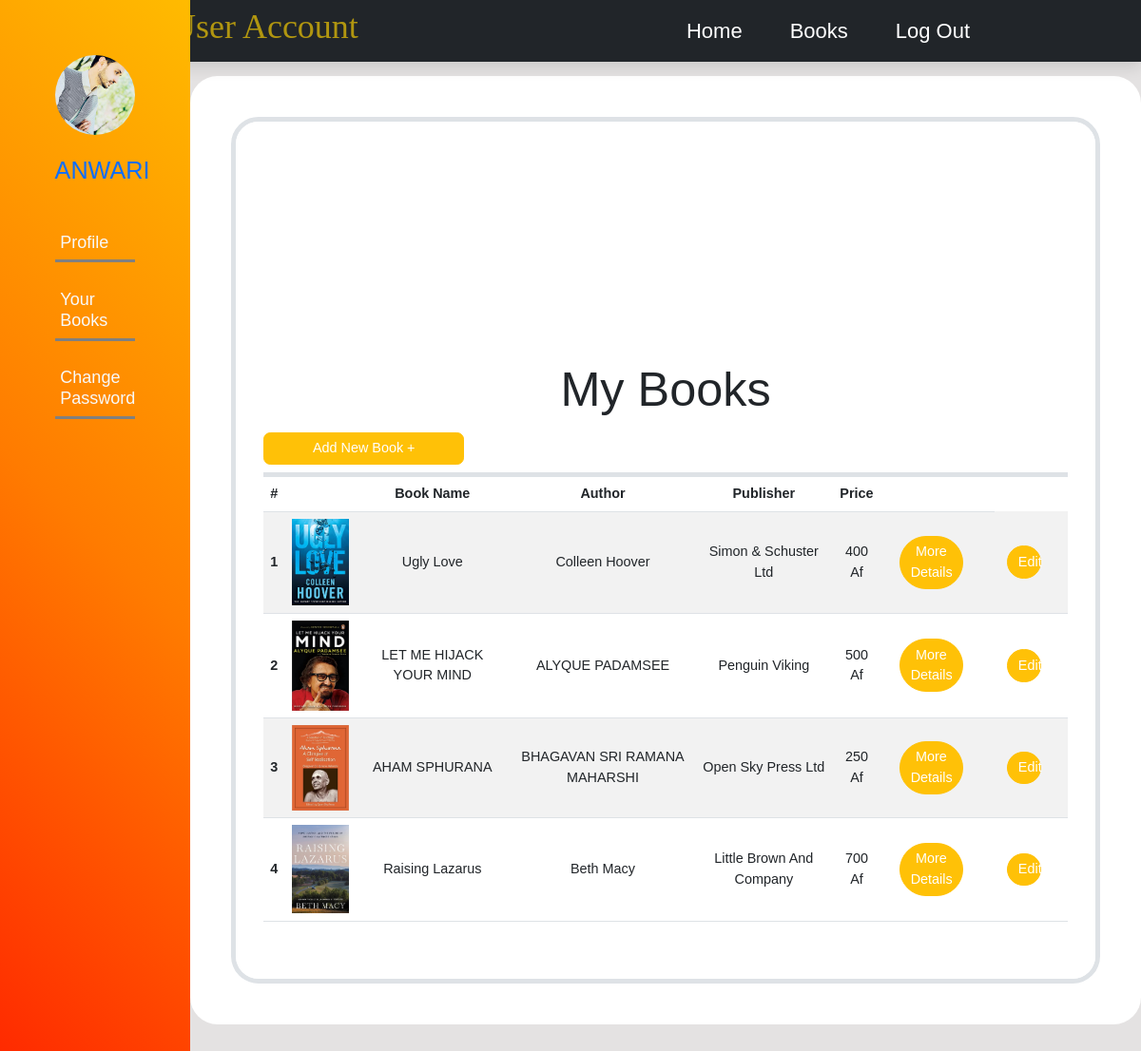
/user/my-books (signed in), run on the app's committed database.
### bookstore_account/models.py (models this page shows, shortened)
class user_profile(models.Model):
  user = models.OneToOneField(User, null=True, on_delete=models.CASCADE)
  city = models.CharField(max_length=100, blank=True, null=True)
  address = models.CharField(max_length=500, blank=True, null=True)
  gender = models.CharField(max_length=10,default='Male')
  phone_num = models.CharField(max_length=15, blank=True, null=True)
  whatsapp_num = models.CharField(max_length=15, blank=True, null=True)
  profile_pic = models.ImageField(default='default.jpg', upload_to=upload_image_path)

### bookstore_products/models.py (models this page shows, shortened)
class Book(models.Model):
    user = models.ForeignKey(User, on_delete=models.CASCADE, null=True)
    title = models.CharField(max_length=150)
    description = models.TextField()
    Author = models.CharField(max_length=150, null=True)
    publisher = models.CharField(max_length=150, null=True)
    language = models.CharField(max_length=150, blank=True, null=True)
    edition = models.CharField(max_length=150, blank=True, null=True)
    Date = models.DateTimeField(null=True)
    price = models.IntegerField()
    category = models.ManyToManyField(bookCategory, blank=True,)
    image = models.ImageField(
        upload_to=upload_image_path, null=True, blank=True)
    active = models.BooleanField(default=True)
    visit_count = models.IntegerField(default=0)
    objects = productManager()
    def get_absolute_url(self):
        return f'/books/{self.id}/{self.title.replace(" ", "-")}'

### bookstore_account/views.py (the view)
# urls.py: path('user/my-books',myBooks),
@login_required(login_url='/login')
def myBooks(request):
    user_id = request.user.id
    user = User.objects.get(id=user_id)
    books = Book.objects.filter(user=user)
    return render(request, './my_books.html', {'books':books})

### bookstore_account/templates/my_books.html (shortened to what this page needs)
{% extends '_main_profile.html' %} {% block content %}
    <div class="bg-white border border-5 rounded-5">
      <div class="bg-white p-2 m-4 rounded-5 h-100 " id="books">
        <header class="wishlist-header d-flex flex-column justify-content-center align-items-center mt-5">
          <lord-icon src="https://cdn.lordicon.com/hursldrn.json" trigger="loop" delay="50"
            colors="primary:#242424,secondary:#e8b730" state="loop" style="width:180px;height:180px">
          </lord-icon>
          <h1 class="display-4">My Books</h1>
        </header>
        <a href="/sell-book">
          <button class="w-25 btn btn-warning text-white btn-block rounded-3 my-2">Add New Book +</button>
        </a>
        <div class="table-contain">
          {% if books|length > 0 %}
          <div class="border-top border-5 border-rounded">
            <table class="table table-striped wishlist-table">
              <thead>
                <tr class="text-center">
                  <th scope="col">#</th>
                  <th scope="col" class="table-pic"></th>
                  <th scope="col">Book Name</th>
                  <th scope="col">Author</th>
                  <th scope="col">Publisher</th>
                  <th scope="col">Price</th>
                  <th scope="col"></th>
                  <th scope="col"></th>
                </tr>
              </thead>
              <tbody>
                {% for book in books %}
                <tr class="text-center align-middle">
                  <th scope="row">{{ forloop.counter }}</th>
                  <td><img src="{{ book.image.url }}" class="img-fluid" width="100px" height="100px" alt="">
                  </td>
                  <td>{{ book.title }}</td>
                  <td>{{ book.Author }}</td>
                  <td>{{ book.publisher }}</td>
                  <td>{{ book.price }} Af</td>
                  <td><a href="{{ book.get_absolute_url }}"><button
                        class="w-75 btn btn-warning text-white btn-block rounded-5">More Details</button></a></td>
                  <td>
                  <td><a href="/edit-my-book/{{ book.id }}"><button
                        class="w-75 btn btn-warning text-white btn-block rounded-5">Edit</button></a></td>
                  <td>
                  </td>
                </tr>
                {% endfor %}
              </tbody>
            </table>
            {% else %}
            <div class="alert alert-warning">
              <p>You have no books</p>
            </div>
            {% endif %}
          </div>
        </div>
      </div>
    </div>
  </div>
{% endblock %}

### bookstore_account/templates/_main_profile.html (shortened to what this page needs)
{% load static %}
<!DOCTYPE html>
<html lang="en">
<head>
  <link rel="stylesheet" href="{% static 'bootstrap/css/bootstrap.min.css' %}" />
  <link rel="stylesheet" href="{% static 'styles/css/user_style.css' %}">
  <link rel="stylesheet" href="{% static 'styles/fonts-6/css/all.css' %}" />
  <link rel="stylesheet" href="{% static 'styles/css/fonts.css' %}" />
</head>
<body>
  <div class="row top-nav">
    <nav class="d-flex justify-content-around align-items-center px-5 py-2 gap-4 nav-bar bg-dark">
      <h1 class="h1 nav-brand">User Account</h1>
      <div class="menu d-flex">
        <a href="/" class="d-flex align-items-center justify-content-center text-white"><lord-icon
            src="https://cdn.lordicon.com/kxoxiwrf.json" trigger="loop-on-hover" delay="40"
            colors="primary:#545454,secondary:#c79816" style="width:50px;height:50px">
          </lord-icon><label for="logout">Home</label></a>
        <a href="/books" class="d-flex align-items-center justify-content-center text-white"><lord-icon
            src="https://cdn.lordicon.com/hursldrn.json" trigger="morph" delay="40"
            colors="primary:#e8b730,secondary:#545454" style="width:50px;height:50px">
          </lord-icon><label for="logout">Books</label></a>
        <a href="/logout" class="d-flex align-items-center justify-content-center text-white"><lord-icon
          src="https://cdn.lordicon.com/hcuxerst.json"
          trigger="morph"
          colors="primary:##e8b730,secondary:#e8b730"
          style="width:50px;height:50px">
      </lord-icon><label for="logout">log out</label></a>
      </div>
    </nav>
  </div>
  <div class="user_sidebar col-md-2 d-flex flex-column">
    <img src="{{ user.user_profile.profile_pic.url }}" class="rounded-circle mb-4 mx-auto img-fluid" width=170 height=170 alt="">
    <p class="text-primary mb-5 text-center h3 text-uppercase">{{ user.username }}</p>
    <a href="/user#profile" type="button" class="text-light h5 ">Profile</a>
    <a href="/user/my-books" type="button" class="text-light h5 ">Your Books</a>
    <a href="/password_change" type="button" class="text-light h5 ">Change Password</a>
  </div>
  <div class="col-md-10 content p-5">
    {% block content %}{% endblock %}
</body>
</html>

### assets/styles/css/user_style.css (style rules this page uses)
:root { --color: #f0c808; --color-btn: #b19610; --black: #444; --border: 0.1rem solid rgba(0, 0, 0, 0.1); --border-hover: 0.1rem solid var(--black); --box-shadow: 0 0.5rem 1rem rgba(0, 0, 0, 0.1); }
*, a { font-family: "Poppins", sans-serif; margin: 0; padding: 0; box-sizing: border-box; outline: none; border: none; text-decoration: none; text-transform: capitalize; transition: all 0.2s linear; transition: width none; }
html { font-size: 90%; overflow-x: hidden; scroll-padding: 5rem; scroll-behavior: smooth; background-color: rgba(199, 194, 194, 0.473); }
.nav-bar { box-shadow: 0 0.5rem 1rem rgba(0, 0, 0, 0.1); position: fixed; top: 0; background-color: white; z-index: 2; right: 0; }
.nav-bar a { color: #444; font-size: 22px; }
.nav-brand { color: #b19610; font-family:cursive; }
.user_sidebar { background-color: var(--color); position: fixed; height: 100vh; overflow: auto; padding: 4rem; z-index: 3; background: linear-gradient(45deg, rgb(255, 38, 0), #ff7b00, #ffbb00); }
.user_sidebar a { border-bottom: 3px solid gray; margin-bottom: 1.5rem; padding: 0.5rem 0.4rem; }
.content { position: absolute; top: 80px; right: 0; background-color: white; padding: 0rem 5rem; border-radius: 2rem; }
.content>div { height: 80vh; overflow: auto; }

### data on the page
Book: image (picture), title "Ugly Love", Author "Colleen Hoover", publisher "Simon & Schuster Ltd", price "400"
Book: image (picture), title "LET ME HIJACK YOUR MIND", Author "ALYQUE PADAMSEE", publisher "Penguin Viking", price "500"
Book: image (picture), title "AHAM SPHURANA", Author "BHAGAVAN SRI RAMANA MAHARSHI", publisher "Open Sky Press Ltd", price "250"
Book: image (picture), title "Raising Lazarus", Author "Beth Macy", publisher "Little Brown And Company", price "700"

### other printed values
{{ user.username }} "ANWARI"
